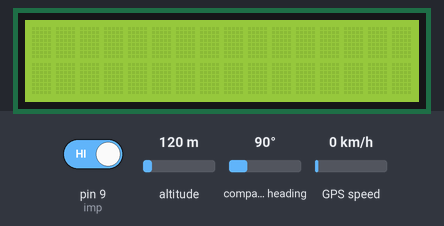
Recording of a sketch running on a simulated Arduino Uno, built with avr-gcc and run on an emulated ATmega328P. Parts: 16×2 character LCD. Inputs (shaded band) come from the test bench; at power-on: pin 9 (imp) HIGH, altitude 120 m, compass heading 90°, GPS speed 0 km/h. The GPS gets a fix after 3 s at 37.7749, -122.4194 with 8 satellites; the modem accepts every AT command (registered, SIM ready, sends succeed) and sends nothing else; what the sketch prints to the serial monitor is not drawn.

Above: at 1.2 s.
1.3 s: pin 9 (imp) driven LOW
At 5.1 s:
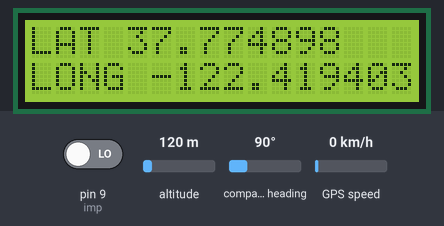
7.6 s: pin 9 (imp) driven HIGH
Timing chart, 0 to 10.6 s (numbered marks = the images above; inputs shaded):
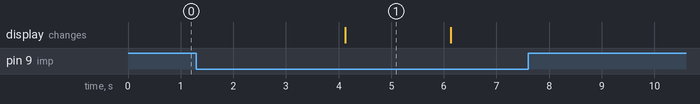

The sketch:

source_code.ino
```cpp
#include <SoftwareSerial.h>
#include <TinyGPS++.h>
#include <LiquidCrystal_I2C.h>
LiquidCrystal_I2C lcd(0x27,16,2);
float lattitude,longitude;
SoftwareSerial gpsSerial(2,3);
SoftwareSerial gsmm(4,5);
TinyGPSPlus gps;
int imp=9;
void setup(){
Serial.begin(9600);
pinMode(imp,INPUT);
  lcd.init();
  lcd.backlight();
//lcd.begin(16, 2);
gpsSerial.begin(9600);

gsmm.begin(9600);

}
void loop()
{
  int collision=digitalRead(imp);
  delay(1000);
if(collision==0)
{
  gpsSerial.listen();
  textgps();
  Serial.print("LATTITUDE="); Serial.println(lattitude,6);
 Serial.print("LONGITUDE="); Serial.println(longitude,6);
 lcd.print("LAT ");lcd.print(lattitude,6);
 lcd.setCursor(0, 1);
 lcd.print("LONG ");lcd.print(longitude,6);
 delay(2000);
 lcd.clear();
  gsmm.print("\r");
  delay(1000);
  gsmm.print("AT+CMGF=1\r");
  delay(1000);
  /*Replace XXXXXXXXXX to 10 digit mobile number &  ZZ to 2 digit country code*/
  gsmm.print("AT+CMGS=\"+917200053487\"\r");
  delay(1000);
//gsmm.print(lattitude,longitude);
//gsmm.print(lattitude);
//gsmm.print(longitude);
  gsmm.print("https://www.google.com/maps/place/");
      gsmm.print(lattitude, 6);
      gsmm.print(",");
      gsmm.print(longitude, 6);

  delay(1000);
  gsmm.write(0x1A);
  delay(1000);

}
else if(collision==1)
{
  Serial.print("NO COLLISION");
  Serial.println();
}
delay(2000);


}


void textgps()
{

    while(1)
  {
   while (gpsSerial.available() > 0)
   { gps.encode(gpsSerial.read()); }

      if (gps.location.isUpdated())
      {
       //Serial.print("LAT=");  Serial.println(gps.location.lat(), 6);
       //Serial.print("LONG="); Serial.println(gps.location.lng(), 6);
       lattitude=gps.location.lat();
       longitude=gps.location.lng();
      break;
      }

}

}
```

Measured:
- after the input at 1.3 s, the display: changes after 2.8 s (image 1)
- after the input at 7.6 s, every drawn part: stays the same
- what the display in image 1 shows lasts 2.0 s, from 4.1 s to 6.1 s
